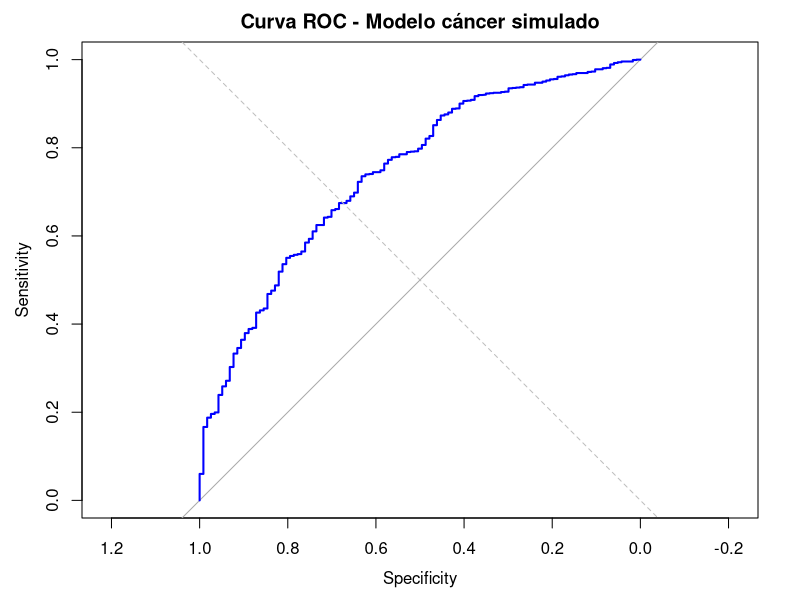
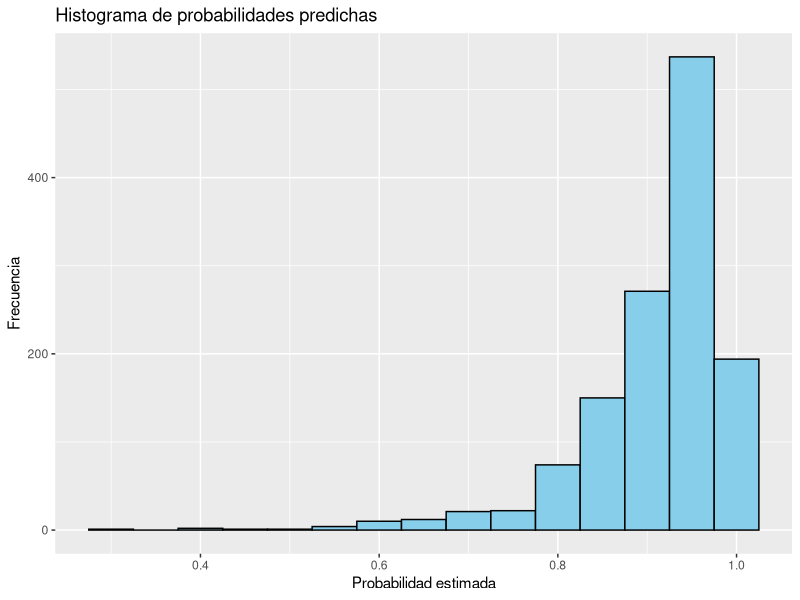
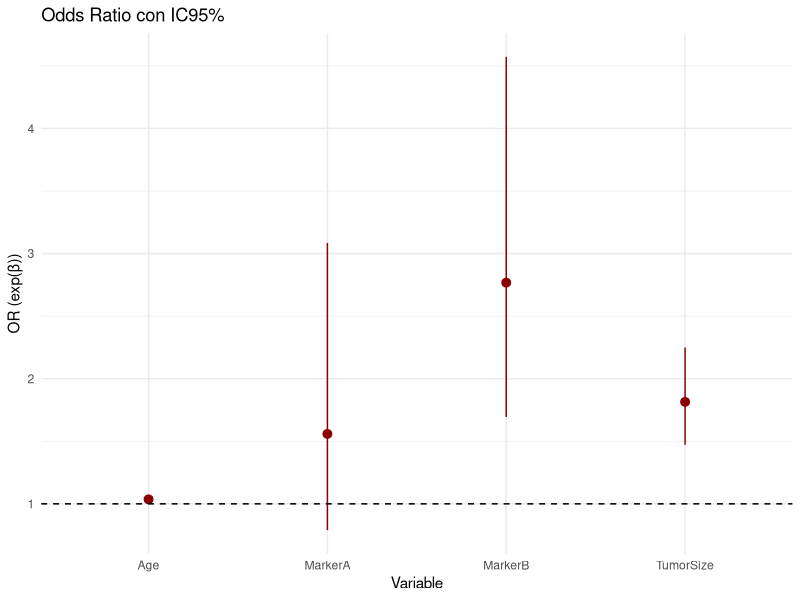

These charts were generated, in order, by the following R code: (Note: this script raises an error after producing the figures.)

# Paquetes necesarios
if (!require(pROC)) install.packages("pROC")
if (!require(ggplot2)) install.packages("ggplot2")
if (!require(broom)) install.packages("broom")

library(pROC)
library(ggplot2)
library(broom)

# Simulación de datos (igual que antes)
set.seed(777)
n <- 1300
age <- round(runif(n, 20, 80))
tumor_size <- round(rnorm(n, 2.5, 1), 1)
marker_A <- round(rnorm(n, 1.0, 0.3), 1)
marker_B <- round(rnorm(n, 1.2, 0.4), 1)
log_odds <- -3.126 + 0.032 * age + 0.732 * tumor_size + 1.348 * marker_A + 0.898 * marker_B
prob <- 1 / (1 + exp(-log_odds))
cancer_type <- rbinom(n, 1, prob)
df <- data.frame(Age = age, TumorSize = tumor_size, MarkerA = marker_A, MarkerB = marker_B, CancerType = cancer_type)

# Modelo
modelo <- glm(CancerType ~ Age + TumorSize + MarkerA + MarkerB, data = df, family = binomial)

# -----------------------------
# Gráfico 1: Curva ROC
# -----------------------------
prob_pred <- predict(modelo, type = "response")
roc_obj <- roc(df$CancerType, prob_pred)
png("curva_roc.png", width = 800, height = 600)
plot(roc_obj, col = "blue", lwd = 2, main = "Curva ROC - Modelo cáncer simulado")
abline(a = 0, b = 1, col = "gray", lty = 2)
dev.off()

# -----------------------------
# Gráfico 2: Histograma de probabilidades predichas
# -----------------------------
png("hist_probabilidades.png", width = 800, height = 600)
ggplot(data.frame(prob = prob_pred), aes(x = prob)) +
  geom_histogram(binwidth = 0.05, fill = "skyblue", color = "black") +
  labs(title = "Histograma de probabilidades predichas", x = "Probabilidad estimada", y = "Frecuencia")
dev.off()

# -----------------------------
# Gráfico 3: Efectos de los coeficientes con IC95%
# -----------------------------
coef_data <- tidy(modelo, conf.int = TRUE, conf.level = 0.95, exponentiate = TRUE)
coef_data <- coef_data[coef_data$term != "(Intercept)", ]

png("efectos_logisticos.png", width = 800, height = 600)
ggplot(coef_data, aes(x = term, y = estimate, ymin = conf.low, ymax = conf.high)) +
  geom_pointrange(color = "darkred") +
  geom_hline(yintercept = 1, linetype = "dashed") +
  labs(title = "Odds Ratio con IC95%", x = "Variable", y = "OR (exp(β))") +
  theme_minimal()
dev.off()


#---- 3. IMPLEMENTACION ----
X <- model.matrix(modelo_cancer); print(X)
y <- datos_cancer$Recidiva; print(y)
beta_hat <- coef(modelo_cancer)
loglik_manual(beta_hat, X, y)  # Debería ser cercano al logLik(modelo)

X <- model.matrix(Recidiva ~ Edad + Tamano_Tumor + 
                    Grado + PR + HER2 + BRCA1 + Ki67 +
                    Hormonoterapia, data = datos_cancer); print(X)
y <- datos_cancer$Recidiva; print(y)
coef_conjugado <- gradiente_conjugado(X, y)
coef_glm <- coef(glm(Recidiva ~ Edad + Tamano_Tumor + Grado + PR + 
                       HER2 + BRCA1 + Ki67 + Hormonoterapia,
                     data = datos_cancer, family = binomial))
round(data.frame(
  Variable = names(coef_glm),
  Coef_GLM = coef_glm,
  Coef_GradConj = coef_conjugado
), 4)



#---- 4. NUEVO EJERCICIO DE SIMULACION ----
##---- 4.1 INICIALIZACION DE VARIABLES ----
set.seed(123)
n <- 500
edad <- round(runif(n, 25, 80))
tamano_tumor <- round(runif(n, 5, 50))
progesterona <- round(runif(n, 1, 100))
HER2 <- rbinom(n, 1, 0.25)
RE <- rbinom(n, 1, 0.6)
RP <- rbinom(n, 1, 0.55)
densidad_mamaria <- sample(1:4, n, replace = TRUE)
###---- 4.2. Coeficientes simulados----
log_odds <- -4 + 0.03 * edad + 0.05 * tamano_tumor - 0.1 * progesterona +
  0.8 * HER2 + 0.6 * RE + 0.5 * RP + 0.3 * densidad_mamaria
###---- 4.3. Probabilidad y diagnóstico ----
prob <- 1 / (1 + exp(-log_odds))
diagnostico <- rbinom(n, 1, prob)
###---- 4.4. Base de datos ----
datos <- data.frame(edad, tamano_tumor, progesterona,
                    HER2, RE, RP, densidad_mamaria, 
                    diagnostico)
###---- 4.5. Modelo de regresión logística (MLE) ----
modelo <- glm(diagnostico ~ ., data = datos, family = binomial)
summary(modelo)
###---- 4.6. Comparar coeficientes verdaderos vs estimados----
coef_verdaderos <- c(-4, 0.03, 0.05, -0.1, 0.8, 0.6, 0.5, 0.3)
names(coef_verdaderos) <- names(coef(modelo))
comparacion <- data.frame(
  Coef_Verdadero = coef_verdaderos,
  Coef_Estimado = coef(modelo)
)
print(comparacion)
###---- 4.7. Visualizar con función sigmoide ----
datos$probabilidad_estimada <- predict(modelo, type = "response")
ggplot(datos, aes(x = edad, y = probabilidad_estimada, color = factor(diagnostico))) +
  geom_point(alpha = 0.6) +
  stat_function(fun = function(x) 1 / (1 + exp(-(-4 + 0.03 * x + 0.05 * 25 - 0.1 * 50))),
                color = "black", linetype = "dashed", size = 1.2) +
  labs(title = "Función Sigmoide Estimada vs Real",
       x = "Edad", y = "Probabilidad Estimada",
       color = "Diagnóstico") +
  theme_minimal()

write.csv(datos_cancer, "datos_cancer_simulados.csv", row.names = FALSE)
View(datos_cancer)
head(datos_cancer)
